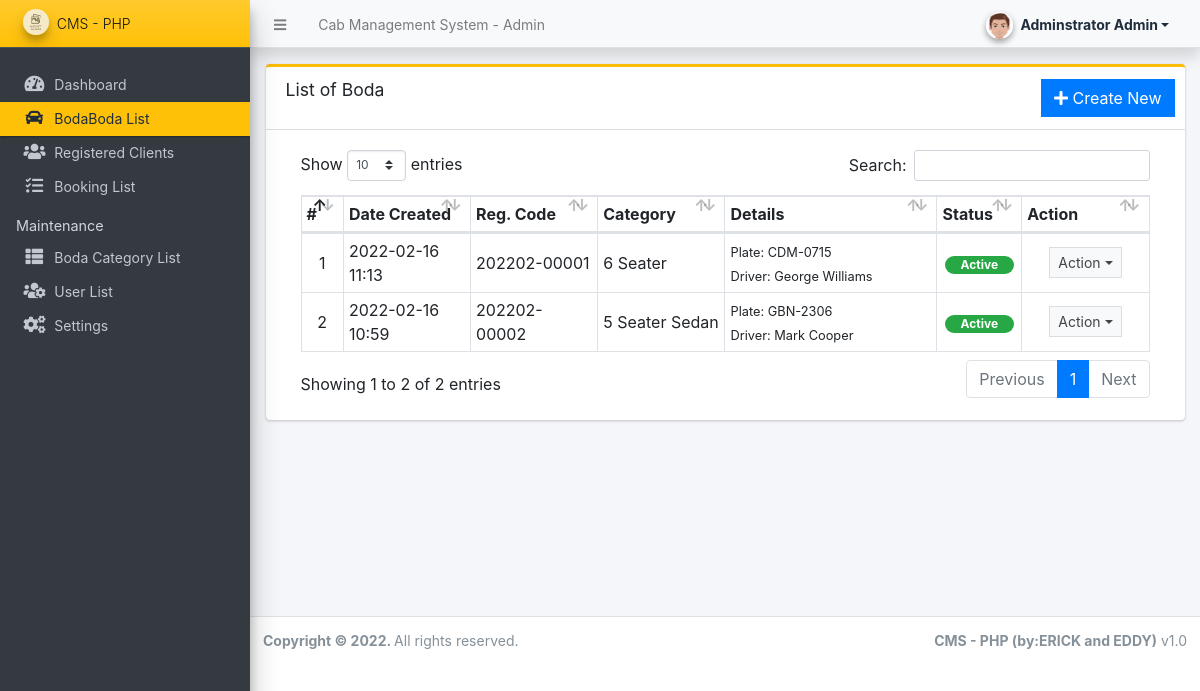
/admin/?page=cabs (signed in), run on the app's committed database.
### tables this page shows
CREATE TABLE `cab_list` (
  `id` int(30) NOT NULL,
  `reg_code` varchar(100) NOT NULL,
  `category_id` int(30) NOT NULL,
  `cab_reg_no` varchar(200) NOT NULL,
  `body_no` varchar(100) NOT NULL,
  `cab_model` text NOT NULL,
  `cab_driver` text NOT NULL,
  `driver_contact` text NOT NULL,
  `driver_address` text NOT NULL,
  `password` text NOT NULL,
  `image_path` text DEFAULT NULL,
  `status` tinyint(1) NOT NULL DEFAULT 1,
  `delete_flag` tinyint(1) NOT NULL DEFAULT 0,
  `date_created` datetime NOT NULL DEFAULT current_timestamp(),
  `date_updated` datetime DEFAULT NULL ON UPDATE current_timestamp()
);

CREATE TABLE `category_list` (
  `id` int(30) NOT NULL,
  `name` text NOT NULL,
  `description` text NOT NULL,
  `delete_flag` tinyint(1) NOT NULL DEFAULT 0,
  `status` tinyint(1) NOT NULL DEFAULT 1,
  `date_created` datetime NOT NULL DEFAULT current_timestamp(),
  `date_updated` datetime DEFAULT NULL ON UPDATE current_timestamp()
);

### config.php (called while the page is built, shortened)
<?php
require_once('classes/DBConnection.php');
require_once('classes/SystemSettings.php');
function validate_image($file){
    $file = explode("?",$file)[0];
	if(!empty($file)){
		if(is_file(base_app.$file)){
			return base_url.$file;
		}else{
			return base_url.'dist/img/no-image-available.png';
		}
	}else{
		return base_url.'dist/img/no-image-available.png';
	}
}
function isMobileDevice(){
    $aMobileUA = array(
        '/iphone/i' => 'iPhone',
        '/ipod/i' => 'iPod',
        '/ipad/i' => 'iPad',
        '/android/i' => 'Android',
        '/blackberry/i' => 'BlackBerry',
        '/webos/i' => 'Mobile'
    );
    return false;
}
?>

### classes/DBConnection.php (called while the page is built, shortened)
<?php
class DBConnection{
    private $host = DB_SERVER;
    private $username = DB_USERNAME;
    private $password = DB_PASSWORD;
    private $database = DB_NAME;
    public $conn;
    public function __construct(){
        if (!isset($this->conn)) {
            $this->conn = new mysqli($this->host, $this->username, $this->password, $this->database);
        }
    }
}
?>

### classes/SystemSettings.php (called while the page is built, shortened)
<?php
class SystemSettings extends DBConnection{
	function userdata($field = ''){
		if(!empty($field)){
			if(isset($_SESSION['userdata'][$field]))
				return $_SESSION['userdata'][$field];
			else
				return null;
		}else{
			return false;
		}
	}
	function info($field=''){
		if(!empty($field)){
			if(isset($_SESSION['system_info'][$field]))
				return $_SESSION['system_info'][$field];
			else
				return false;
		}else{
			return false;
		}
	}
}
$_settings = new SystemSettings();
?>

### admin/cabs/index.php (the view, shortened to what this page needs)
<div class="card card-outline card-warning">
	<div class="card-header">
		<h3 class="card-title">List of Boda</h3>
		<div class="card-tools">
			<a href="?page=cabs/manage_cab" class="btn btn-flat btn-primary"><span class="fas fa-plus"></span>  Create New</a>
		</div>
	</div>
	<div class="card-body">
		<div class="container-fluid">
        <div class="container-fluid">
			<table class="table table-bordered table-stripped">
				<colgroup>
					<col width="5%">
					<col width="15%">
					<col width="15%">
					<col width="15%">
					<col width="25%">
					<col width="10%">
					<col width="15%">
				</colgroup>
				<thead>
					<tr>
						<th>#</th>
						<th>Date Created</th>
						<th>Reg. Code</th>
						<th>Category</th>
						<th>Details</th>
						<th>Status</th>
						<th>Action</th>
					</tr>
				</thead>
				<tbody>
					<?php
					$i = 1;
						$qry = $conn->query("SELECT c.*,cc.name as category from `cab_list` c inner join category_list cc on c.category_id = cc.id where c.delete_flag = 0 order by (c.`reg_code`) asc ");
						while($row = $qry->fetch_assoc()):
							foreach($row as $k=> $v){
								$row[$k] = trim(stripslashes($v));
							}
					?>
						<tr>
							<td class="text-center"><?php echo $i++; ?></td>
							<td><?php echo date("Y-m-d H:i",strtotime($row['date_created'])) ?></td>
							<td><?php echo ucwords($row['reg_code']) ?></td>
							<td><?php echo ucwords($row['category']) ?></td>
							<td>
								<div>
									<p class="m-0 truncate-1"><small>Plate: <?= $row['cab_reg_no'] ?></small></p>
									<p class="m-0 truncate-1"><small>Driver: <?= $row['cab_driver'] ?></small></p>
								</div>
							</td>
							<td class="text-center">
                                <?php if($row['status'] == 1): ?>
                                    <span class="badge badge-success px-3 rounded-pill">Active</span>
                                <?php else: ?>
                                    <span class="badge badge-danger px-3 rounded-pill">Inactive</span>
                                <?php endif; ?>
                            </td>
							<td align="center">
								 <button type="button" class="btn btn-flat btn-default btn-sm dropdown-toggle dropdown-icon" data-toggle="dropdown">
				                  		Action
				                  </button>
							</td>
						</tr>
					<?php endwhile; ?>
				</tbody>
			</table>
		</div>
		</div>
	</div>
</div>

### admin/index.php (shortened to what this page needs)
<?php require_once('../config.php'); ?>
 <!DOCTYPE html>
<html lang="en" class="" style="height: auto;">
<?php require_once('inc/header.php') ?>
  <body class="sidebar-mini layout-fixed control-sidebar-slide-open layout-navbar-fixed sidebar-mini-md sidebar-mini-xs" data-new-gr-c-s-check-loaded="14.991.0" data-gr-ext-installed="" style="height: auto;">
    <div class="wrapper">
     <?php require_once('inc/topBarNav.php') ?>
     <?php require_once('inc/navigation.php') ?>
     <?php $page = isset($_GET['page']) ? $_GET['page'] : 'home';  ?>
      <div class="content-wrapper pt-3" style="min-height: 567.854px;">
        <section class="content">
          <div class="container-fluid">
            <?php
              if(!file_exists($page.".php") && !is_dir($page)){
                  include '404.html';
              }else{
                if(is_dir($page))
                  include $page.'/index.php';
                else
                  include $page.'.php';
              }
            ?>
          </div>
        </section>
      </div>
      <?php require_once('inc/footer.php') ?>
  </body>
</html>

### admin/inc/header.php (shortened to what this page needs)
<head>
    <link rel="stylesheet" href="<?php echo base_url ?>plugins/fontawesome-free/css/all.min.css">
    <link rel="stylesheet" href="<?php echo base_url ?>plugins/tempusdominus-bootstrap-4/css/tempusdominus-bootstrap-4.min.css">
  <link rel="stylesheet" href="<?php echo base_url ?>plugins/datatables-bs4/css/dataTables.bootstrap4.min.css">
  <link rel="stylesheet" href="<?php echo base_url ?>plugins/datatables-responsive/css/responsive.bootstrap4.min.css">
  <link rel="stylesheet" href="<?php echo base_url ?>plugins/datatables-buttons/css/buttons.bootstrap4.min.css">
  <link rel="stylesheet" href="<?php echo base_url ?>plugins/select2/css/select2.min.css">
  <link rel="stylesheet" href="<?php echo base_url ?>plugins/select2-bootstrap4-theme/select2-bootstrap4.min.css">
    <link rel="stylesheet" href="<?php echo base_url ?>plugins/icheck-bootstrap/icheck-bootstrap.min.css">
    <link rel="stylesheet" href="<?php echo base_url ?>plugins/jqvmap/jqvmap.min.css">
    <link rel="stylesheet" href="<?php echo base_url ?>dist/css/adminlte.css">
    <link rel="stylesheet" href="<?php echo base_url ?>dist/css/custom.css">
    <link rel="stylesheet" href="<?php echo base_url ?>plugins/overlayScrollbars/css/OverlayScrollbars.min.css">
    <link rel="stylesheet" href="<?php echo base_url ?>plugins/daterangepicker/daterangepicker.css">
    <link rel="stylesheet" href="<?php echo base_url ?>plugins/summernote/summernote-bs4.min.css">
  <link rel="stylesheet" href="<?php echo base_url ?>plugins/sweetalert2-theme-bootstrap-4/bootstrap-4.min.css">
  </head>

### admin/inc/topBarNav.php (shortened to what this page needs)
<nav class="main-header navbar navbar-expand navbar-light text-sm shadow">
  <ul class="navbar-nav">
    <li class="nav-item">
    <a class="nav-link" data-widget="pushmenu" href="#" role="button"><i class="fas fa-bars"></i></a>
    </li>
    <li class="nav-item d-none d-sm-inline-block">
      <a href="<?php echo base_url ?>" class="nav-link"><?php echo (!isMobileDevice()) ? $_settings->info('name'):$_settings->info('short_name'); ?> - Admin</a>
    </li>
  </ul>
  <ul class="navbar-nav ml-auto">
    <li class="nav-item">
      <div class="btn-group nav-link">
            <button type="button" class="btn btn-rounded badge badge-light dropdown-toggle dropdown-icon" data-toggle="dropdown">
              <span><img src="<?php echo validate_image($_settings->userdata('avatar')) ?>" class="img-circle elevation-2 user-img" alt="User Image"></span>
              <span class="ml-3"><?php echo ucwords($_settings->userdata('firstname').' '.$_settings->userdata('lastname')) ?></span>
            </button>
        </div>
    </li>
  </ul>
</nav>

### admin/inc/navigation.php (shortened to what this page needs)
<aside class="main-sidebar sidebar-dark-warning elevation-4 sidebar-no-expand">
  <a href="<?php echo base_url ?>admin" class="brand-link bg-gradient-warning text-sm text-dark">
  <img src="<?php echo validate_image($_settings->info('logo'))?>" alt="Store Logo" class="brand-image img-circle elevation-3" style="opacity: .8;width: 1.6rem;height: 1.6rem;max-height: unset">
  <span class="brand-text font-weight-light"><?php echo $_settings->info('short_name') ?></span>
  </a>
  <div class="sidebar os-host os-theme-light os-host-overflow os-host-overflow-y os-host-resize-disabled os-host-transition os-host-scrollbar-horizontal-hidden">
    <div class="os-content-glue" style="margin: 0px -8px; width: 249px; height: 646px;"></div>
    <div class="os-padding">
      <div class="os-viewport os-viewport-native-scrollbars-invisible" style="overflow-y: scroll;">
        <div class="os-content" style="padding: 0px 8px; height: 100%; width: 100%;">
          <nav class="mt-4">
             <ul class="nav nav-pills nav-sidebar flex-column text-sm nav-compact nav-flat nav-child-indent nav-collapse-hide-child" data-widget="treeview" role="menu" data-accordion="false">
              <li class="nav-item dropdown">
                <a href="./" class="nav-link nav-home">
                  <i class="nav-icon fas fa-tachometer-alt"></i>
                  <p>
                    Dashboard
                  </p>
                </a>
              </li>
              <li class="nav-item dropdown">
                <a href="<?php echo base_url ?>admin/?page=cabs" class="nav-link nav-cabs">
                  <i class="nav-icon fas fa-car"></i>
                  <p>
                    BodaBoda List
                  </p>
                </a>
              </li>
              <li class="nav-item dropdown">
                <a href="<?php echo base_url ?>admin/?page=clients" class="nav-link nav-clients">
                  <i class="nav-icon fas fa-users"></i>
                  <p>
                    Registered Clients
                  </p>
                </a>
              </li>
              <li class="nav-item dropdown">
                <a href="<?php echo base_url ?>admin/?page=bookings" class="nav-link nav-bookings">
                  <i class="nav-icon fas fa-tasks"></i>
                  <p>
                    Booking List
                  </p>
                </a>
              </li>
              <?php if($_settings->userdata('type') == 1): ?>
              <li class="nav-header">Maintenance</li>
              <li class="nav-item dropdown">
                <a href="<?php echo base_url ?>admin/?page=categories" class="nav-link nav-categories">
                  <i class="nav-icon fas fa-th-list"></i>
                  <p>
                    Boda Category List
                  </p>
                </a>
              </li>
              <li class="nav-item dropdown">
                <a href="<?php echo base_url ?>admin/?page=user/list" class="nav-link nav-user_list">
                  <i class="nav-icon fas fa-users-cog"></i>
                  <p>
                    User List
                  </p>
                </a>
              </li>
              <li class="nav-item dropdown">
                <a href="<?php echo base_url ?>admin/?page=system_info" class="nav-link nav-system_info">
                  <i class="nav-icon fas fa-cogs"></i>
                  <p>
                    Settings
                  </p>
                </a>
              </li>
              <?php endif; ?>
            </ul>
          </nav>
        </div>
      </div>
    </div>
  </div>
</aside>

### admin/inc/footer.php (shortened to what this page needs)
<footer class="main-footer text-sm">
        <strong>Copyright © <?php echo date('Y') ?>.
        </strong>
        All rights reserved.
        <div class="float-right d-none d-sm-inline-block">
          <b><?php echo $_settings->info('short_name') ?> (by:ERICK and EDDY)</b> v1.0
        </div>
      </footer>
    </div>

### admin/inc/topBarNav.php (style rules this page uses)
.user-img { position: absolute; height: 27px; width: 27px; object-fit: cover; left: -7%; top: -12%; }
.btn-rounded { border-radius: 50px; }

### data on the page
cab_list: date_created "2022-02-16 11:13", reg_code "202202-00001", category.name "6 Seater", cab_reg_no "CDM-0715", cab_driver "George Williams", status "Active"
cab_list: date_created "2022-02-16 10:59", reg_code "202202-00002", category.name "5 Seater Sedan", cab_reg_no "GBN-2306", cab_driver "Mark Cooper", status "Active"

### other printed values
$_settings->info('name') "Cab Management System"
$_settings->userdata('firstname').' '.$_settings->userdata('lastname') "Adminstrator Admin"
$_settings->info('short_name') "CMS - PHP"
